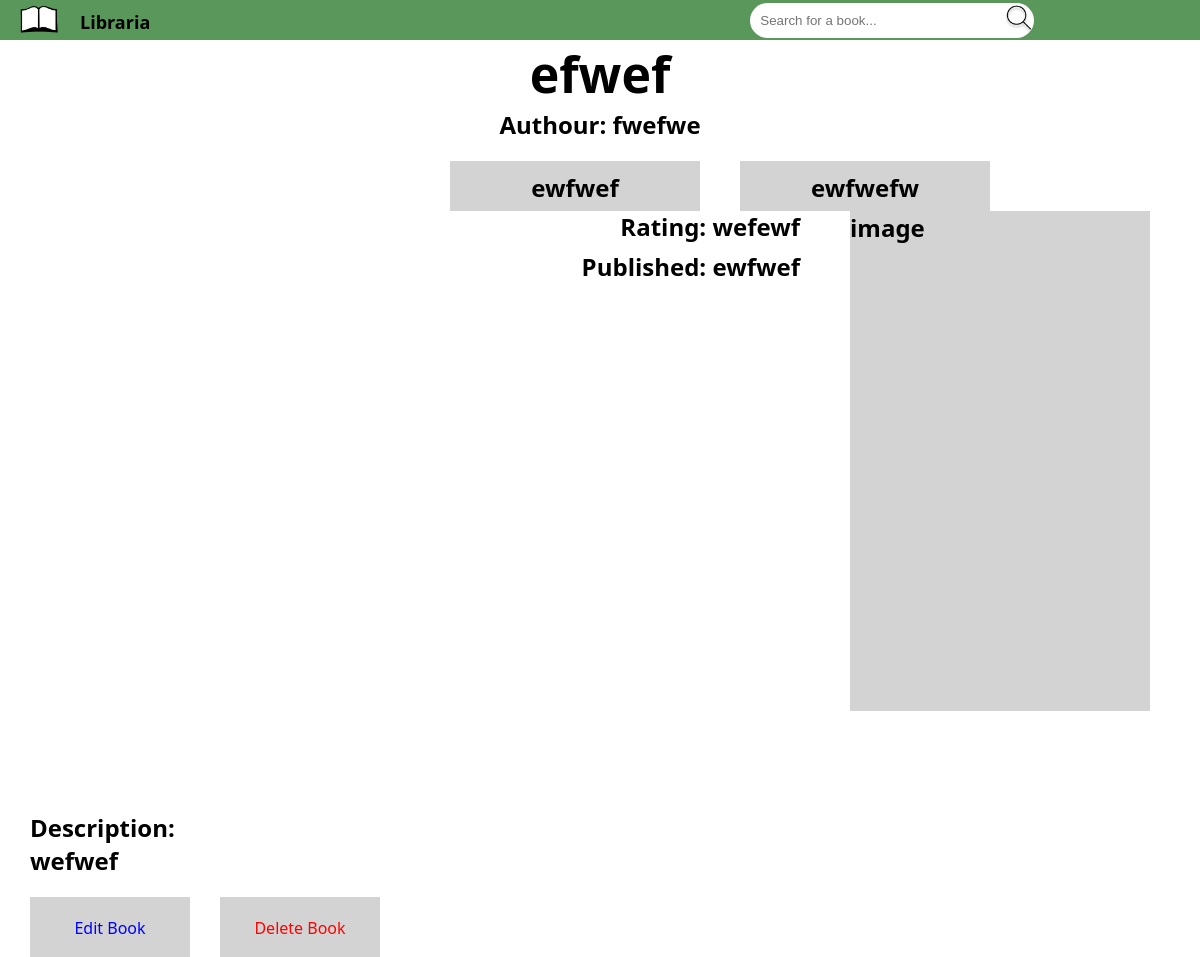
The page /bookinfo/18 on the database its author committed.
### tables this page shows
CREATE TABLE "library" (
	"Id"	INTEGER NOT NULL UNIQUE,
	"Title"	TEXT NOT NULL,
	"Authour"	TEXT NOT NULL,
	"Genre"	TEXT NOT NULL,
	"Category"	TEXT NOT NULL,
	"Published"	TEXT NOT NULL,
	"Rating"	INTEGER NOT NULL,
	"Description"	TEXT NOT NULL,
	PRIMARY KEY("Id" AUTOINCREMENT)
);

### app.py (the view)
@app.route('/bookinfo/<int:id>', methods=('GET', 'POST'))
def bookinfo(id):
    conn = get_db_connection()
    book = conn.execute('SELECT * FROM library WHERE id = ?', (id,)).fetchone()
    conn.close()
    return render_template('bookinfo.html', book=book)

### app.py (called while the page is built)
def get_db_connection():
    conn = sqlite3.connect('book.db')
    conn.row_factory = sqlite3.Row
    return conn

### templates/bookinfo.html
{% extends "index.html" %}
{% block body %}
<h2 id="booktitle">{{ book.title }}</h2>
<div id="bookinfo">
    <div id="infoauthour">
        <h2>Authour: {{ book.authour }}</h2>
    </div>
    <div id="infogenre">
        <h2>{{ book.genre }}</h2>
    </div>
    <div id="infocate">
        <h2>{{book.category}}</h2>
    </div>
    <div id="infoimage">
        <h2>image</h2>
    </div>
    <div id="infodop">
        <h2>Published: {{book.published}}</h2>
    </div>
    <div id="inforeview">
        <h2>Rating: {{book.rating}}</h2>
    </div>
    <div id="infodescription">
        <h2 id="infodesc">Description: <br>{{book.description}}</h2>
    </div>
</div>
<div id="category">
        <a href="{{ url_for('edit_book', id=book.id) }}" class="editbookbutton">Edit Book</a>
        <a href="{{ url_for('delete_book', id=book.id) }}" class="deletebookbutton">Delete Book</a>
</div>
{% endblock %}

### static/stylesheet.css (style rules this page uses)
* { margin: 0; padding: 0; border: 0; }
#category { font-family: 'Segoe UI', Tahoma, Geneva, Verdana, sans-serif; text-align: center; height: 300px; }
#booktitle { font-family: 'Segoe UI', Tahoma, Geneva, Verdana, sans-serif; text-align: center; font-size: 50px; }
#bookinfo { font-family: 'Segoe UI', Tahoma, Geneva, Verdana, sans-serif; text-decoration: none; }
#infoauthour { text-align: center; }
#infogenre { background-color: lightgray; text-align: center; margin-top: 20px; padding-top: 10px; width: 250px; height: 40px; margin-left: 450px; float: left; }
#infocate { background-color: lightgray; text-align: center; margin-top: 20px; padding-top: 10px; width: 250px; height: 40px; margin-left: 40px; float: left; }
#infoimage { background-color: lightgray; width: 300px; float: right; height: 500px; margin-right: 50px; }
#infodop { float: right; position: absolute; right: 400px; top: 250px; }
#inforeview { right: 400px; top: 210px; position: absolute; float: right; }
#infodesc { margin-left: 30px; float: left; margin-top: 100px; width: 1000px; }
.editbookbutton { float: left; margin-top: 20px; margin-left: 30px; width: 160px; height: 40px; padding-top: 20px; background-color: lightgray; text-decoration: none; color: blue; }
.deletebookbutton { float: left; margin-top: 20px; margin-left: 30px; width: 160px; height: 40px; padding-top: 20px; background-color: lightgray; text-decoration: none; color: red; }

### rows shown on the page
library: title "efwef", authour "fwefwe", genre "ewfwef", category "ewfwefw", published "ewfwef", rating "wefewf", description "wefwef"
